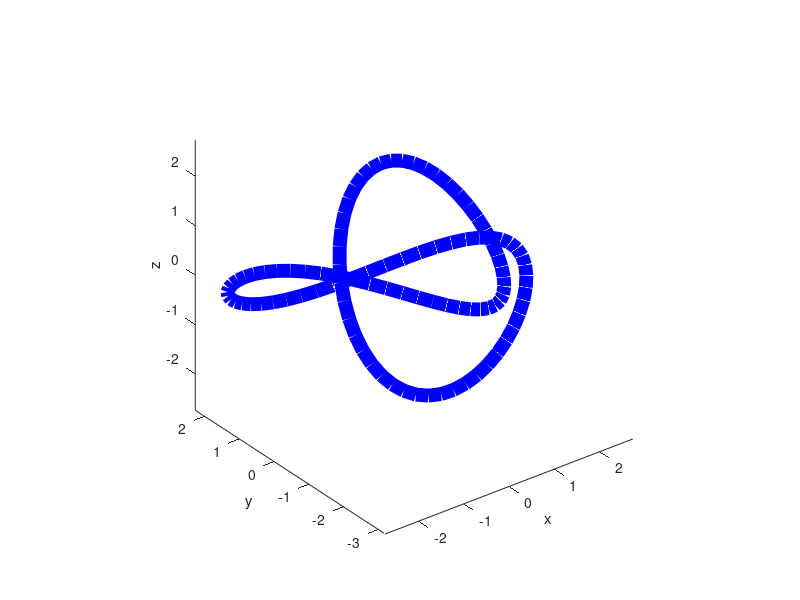

Write the MATLAB code that produced this figure.
t = linspace(0,2*pi,100);
figure;
plot3(sin(t)+2*sin(2*t),cos(t)-2*cos(2*t),-sin(3*t),...
    'b-','LineWidth',10);
axis equal;
xlabel('x')
ylabel('y')
zlabel('z')
